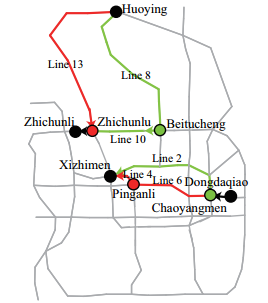
#> input picture publication/big-data-in-social-transportation/featured.png, 268 x 303 px
$ python -i make_featured_image.py   (imports and definitions only)
#> lines starting #> are read from the running program, lines starting #| are printed output that depends on the picture
#> further down, picture is the input picture: PIL image 268x303 RGB; mean R, G, B 242.5, 241.5, 240.3
#!/usr/bin/env python3
# -*- coding: utf-8 -*-
"""
从论文 PDF 生成 featured.png：
- 下载 PDF（如果给的是 URL）
- 使用 PyMuPDF 渲染第一页
- 进行简单的智能裁剪（去掉白边、页眉页脚）
- 居中裁切为 1200x630（常见社交预览比例）
- 保存为 content/publications/<dir>/featured.png

用法：
  python scripts/make_featured_image.py \
      --pdf "https://aclanthology.org/2025.acl-long.1196.pdf" \
      --out-dir "content/publications/feng-2025-instruct-embedding"
"""

import io
import os
import re
import sys
import math
import argparse
import tempfile
from pathlib import Path

import fitz  # PyMuPDF
import requests
from PIL import Image, ImageOps


# [38 lines left out: functions download_pdf, render_first_page, auto_crop_whitespace, heuristic_trim_header_footer, not called in this run]


def center_crop_aspect(img: Image.Image, target_w=1200, target_h=630) -> Image.Image:
    # 保持中心，按比例裁切
#> called with target_w = 1200, target_h = 630
    tw, th = target_w, target_h
    target_ratio = tw / th
    w, h = img.size
#> w = 268; h = 303
    ratio = w / h
#> ratio = 0.884
    if ratio > target_ratio:
        # 图过宽，裁左右
        new_w = int(h * target_ratio)
        left = (w - new_w) // 2
        img = img.crop((left, 0, left + new_w, h))
    else:
        # 图过高，裁上下
        new_h = int(w / target_ratio)
#> new_h = 140
        top = (h - new_h) // 2
#> top = 81
        img = img.crop((0, top, w, top + new_h))
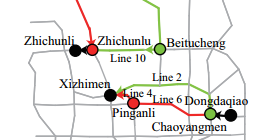
#> img: PIL image 268x140 RGB; mean R, G, B 234.6, 233.4, 231.4
    return img.resize((tw, th), Image.LANCZOS)
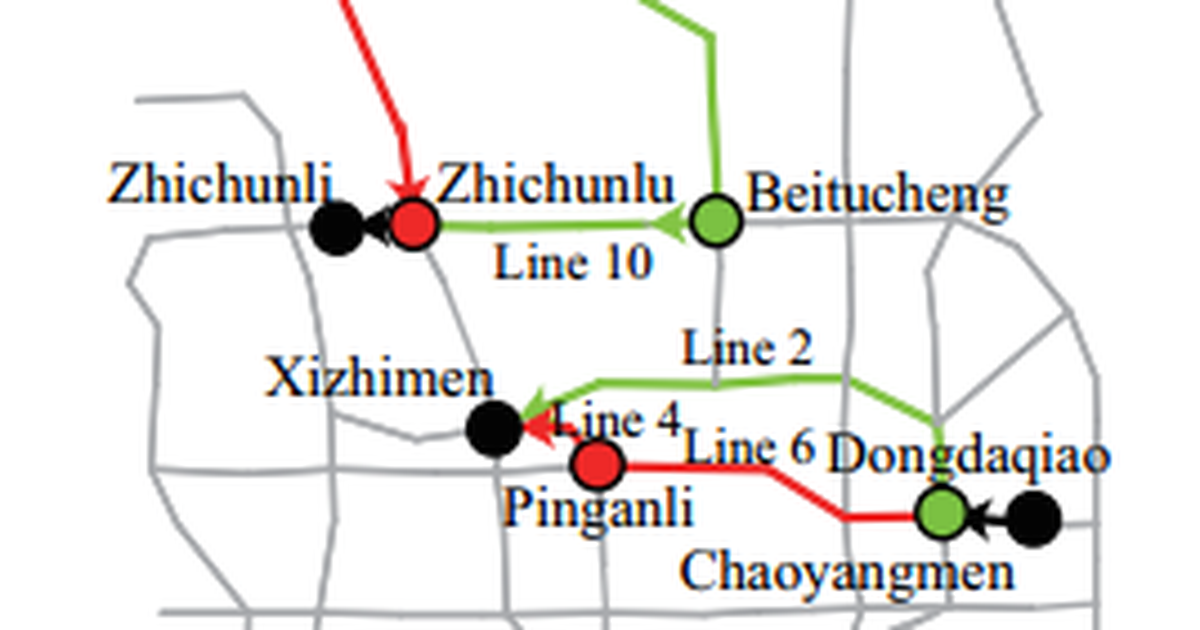
#> returned value: PIL image 1200x630 RGB; mean R, G, B 233.9, 232.7, 230.7


# [20 lines left out: function make_featured, not called in this run]


# [23 lines not run here, left out]

>>> from PIL import Image
>>> picture = Image.open('../publication/big-data-in-social-transportation/featured.png')
>>> result = center_crop_aspect(picture)
